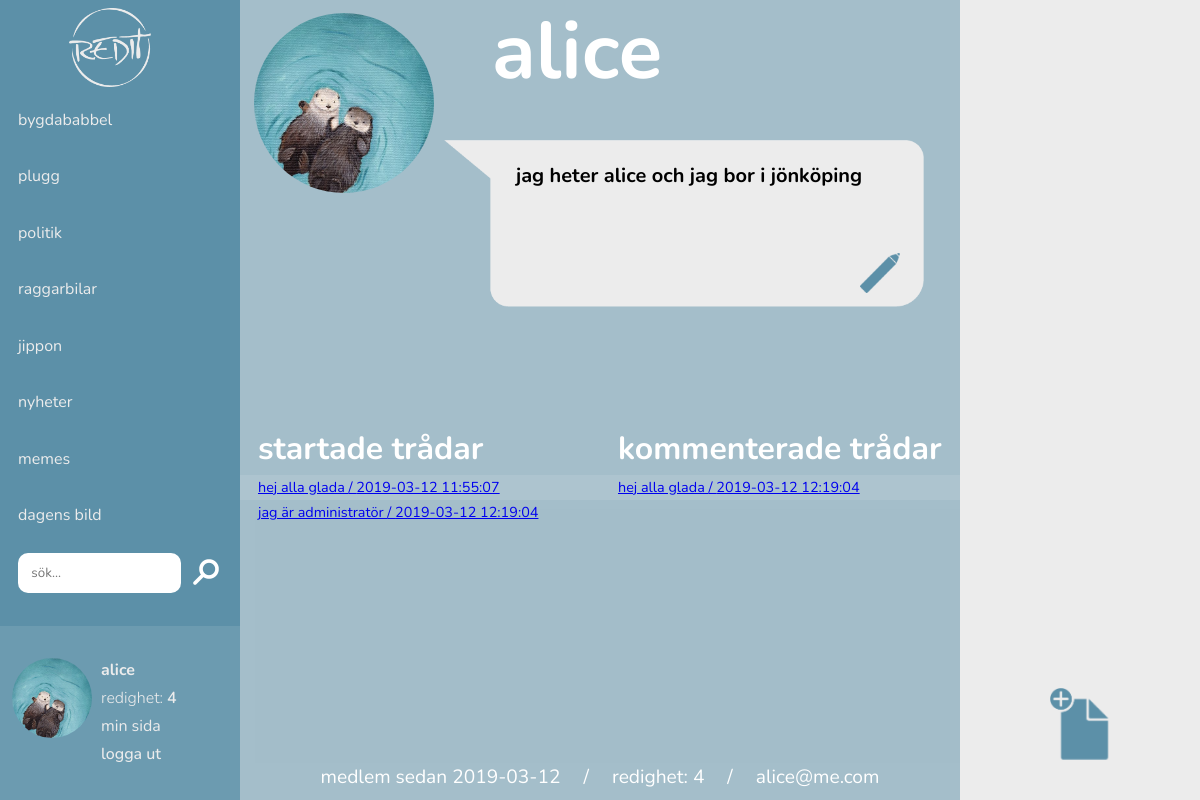
Screenshot of /userpage/userpage.php?error=notext (signed in) with the database file from the repository.
### tables this page shows
CREATE TABLE `categories` (
  `cat_id` int(11) unsigned NOT NULL AUTO_INCREMENT,
  `category` varchar(50) DEFAULT '',
  PRIMARY KEY (`cat_id`)
);

CREATE TABLE `users` (
  `user_id` int(11) unsigned NOT NULL AUTO_INCREMENT,
  `username` varchar(20) NOT NULL DEFAULT '',
  `password` varchar(256) NOT NULL DEFAULT '',
  `email` varchar(30) NOT NULL DEFAULT '',
  `avatar` varchar(256) DEFAULT NULL,
  `bio` varchar(1000) DEFAULT '',
  `admin` tinyint(1) NOT NULL DEFAULT '0',
  `moderator` tinyint(1) NOT NULL DEFAULT '0',
  `post_permission` tinyint(11) NOT NULL DEFAULT '1',
  `member_since` date DEFAULT NULL,
  PRIMARY KEY (`user_id`)
);

CREATE TABLE `posts` (
  `post_id` int(11) unsigned NOT NULL AUTO_INCREMENT,
  `post_title` varchar(50) NOT NULL,
  `post_content` text,
  `post_img` varchar(256) DEFAULT '',
  `post_category` varchar(20) NOT NULL,
  `post_creator` varchar(50) NOT NULL,
  `post_date` timestamp NULL DEFAULT NULL,
  `post_views` int(11) DEFAULT NULL,
  `post_replies` int(11) DEFAULT NULL,
  `post_likes` int(11) DEFAULT '0',
  PRIMARY KEY (`post_id`)
);

### userpage/userpage.php (the view, shortened to what this page needs)
<?php
require "../init/config.php";
require "../init/header.php";
require '../init/sidebar.php';
 ?>
 <div id='userpage_maincontent'>
   <span id='userpage_top'>
     <?php
     $user = $_SESSION['username'];
     $sql = "SELECT avatar FROM users WHERE username='$user'";
     $result = mysqli_query($conn, $sql);
     if ($result) {
       $data = $result->fetch_assoc();
       if ($data['avatar'] !== NULL) {
         echo "<span id='userpage_avatar' style='background-image:url(../uploads/upload_avatar/" . $data['avatar'] . ");'></span>";
       } else {
         echo "<span id='userpage_avatar' style='background-image:url(../img/sample-avatar.png);'></span>";
       }
     }
      ?>
     <span id='userpage_info'>
  <?php
  echo "<span id='userpage_username'>" . $_SESSION['username'] . "</span>";
  ?>
     </span>
     <span id='userpage_tagline'>
       <span id='tagline_container'>
      <?php
         $user = $_SESSION['username'];
         $sql = "SELECT bio FROM users WHERE username='$user'";
         $result = mysqli_query($conn, $sql);
         if ($result) {
           $data = $result->fetch_assoc();
           if ($data['bio'] !== NULL) {
             echo $data['bio'];
           }
         } else {
           echo "skriv något om dig själv";
         }
      ?>
       </span>
       <button class="tagline_symbols" id="tagline_write" onclick="showWriteForm();"></button>
     </span>
   </span>
  <div id='userpage_box_container'>
    <span class="userpage_box" id='box1'>
      <h2 class="userpage_box_title">startade trådar</h2>
      <?php
      $user = $_SESSION['username'];
      $sql = "SELECT * FROM posts WHERE post_creator='$user'";
      $result = mysqli_query($conn, $sql);
      if (mysqli_num_rows($result) > 0) {
        while ($rows = mysqli_fetch_assoc($result)) {
          $title = $rows['post_title'];
          $date = $rows['post_date'];
          $pid = $rows['post_id'];
          echo "<p class='list_of_posts'>
            <a href='../posts/show-post.php?pid=$pid' class='userpage_postlink'>$title / $date</a>
          </p>";
        }
      }
       ?>
    </span>
    <span class="userpage_box" id='box2'>
      <h2 class="userpage_box_title">kommenterade trådar</h2>
        <?php
        $user = $_SESSION['username'];
        $sql = "SELECT * FROM replies WHERE reply_creator='$user'";
        $result = mysqli_query($conn, $sql);
        if (mysqli_num_rows($result) > 0) {
          while ($rows = mysqli_fetch_assoc($result)) {
            $id = $rows['post_id'];
              $query2 = "SELECT * FROM posts WHERE post_id='$id'";
              $result2 = mysqli_query($conn, $query2);
                if (mysqli_num_rows($result2) > 0) {
                  while ($rows2 = mysqli_fetch_assoc($result2)) {
                    $title = $rows2['post_title'];
                    $pid = $rows2['post_id'];
                    echo "<p class='list_of_posts'>
                        <a href='../posts/show-post.php?pid=$pid' class='userpage_postlink'>$title / $date</a>
                      </p>";
                  }
                }
              }
            }
         ?>
    </span>
    <div class="userpage_bottom">
      <span class="member_since">
        medlem sedan
        <?php
          $user = $_SESSION['username'];
          $sql = "SELECT member_since FROM users WHERE username='$user'";
          $result = mysqli_query($conn, $sql);
          if ($result) {
            $data = $result->fetch_assoc();
            echo $data['member_since'];
          }
          ?>
      </span>
       /
      <span class="redighet">
        redighet:
        <?php
        $user = $_SESSION['username'];
        $sql = "SELECT post_likes FROM posts WHERE post_creator='$user'";
        $result = mysqli_query($conn, $sql);
        if (mysqli_num_rows($result) > 0) {
          $likes = 0;
          while ($rows = mysqli_fetch_assoc($result)) {
            $like = $rows['post_likes'];
            $likes += $like;
          }
          echo $likes;
        }
         ?>
      </span>
      /
      <span class="email_show">
        <?php
            $user = $_SESSION['username'];
            $sql = "SELECT email FROM users WHERE username='$user'";
            $result = mysqli_query($conn, $sql);
            if ($result) {
              $data = $result->fetch_assoc();
              echo $data['email'];
            }
          ?>
      </span>
    </div>
  </div>
 </div>
 <a href="../posts/write-posts.php">
   <div id='newpost'>
   </div>
 </a>

### init/header.php (shortened to what this page needs)
<!DOCTYPE html>
<html lang="en">
<head>
  <link rel="stylesheet" href="../styles/posts.css" type="text/css">
  <link rel="stylesheet" href="../styles/main.css" type="text/css">
  <link rel="stylesheet" href="../styles/start.css" type="text/css">
  <link rel="stylesheet" href="../styles/userpage.css" type="text/css">
</head>

### init/sidebar.php (shortened to what this page needs)
<?php require 'config.php'; ?>
<div id="sidebar">
  <a href="../home/index.php"><img src="../img/logo_text_gr.png" /></a>
  <span id='sidebar_stuff'>
    <?php
      $sql = "SELECT * FROM categories";
      $result = mysqli_query($conn, $sql);
      if($result) {
        while ($rows = mysqli_fetch_assoc($result)) {
          $category = $rows['category'];
          $printCat = '';
          $printCat .= "<a href='../home/index.php?category=$category' class='category regular";
          $printCat .= "'>$category</a>";
          echo $printCat;
        }
      }
    ?>
  <div id="search_function">
    <form method="post" action="../search/search-parse.php">
      <input type="text" name="search" id="search_field" placeholder="sök..."/>
      <label for="submit_search">
        <img src="../img/search.png" id="search_symbol"/>
      </label>
    </form>
  </div>
  </span>
  <div id='char-indicator'>
    <?php
      $user = $_SESSION['username'];
      $sql = "SELECT avatar FROM users WHERE username='$user'";
      $result = mysqli_query($conn, $sql);
      if ($result) {
        $data = $result->fetch_assoc();
        if ($data['avatar'] !== NULL) {
          echo "<span id='avatar' style='background-image:url(../uploads/upload_avatar/" . $data['avatar'] . ");'></span>";
        } else {
          echo "<span id='avatar' style='background-image:url(../img/sample-avatar.png);'></span>";
        }
      }
    ?>
    <div id='char-info'>
      <span id='username' class='bold'> <?php echo $_SESSION['username']; ?> </span> <br />
      <span id='redighet' class='light'>redighet: <span id='redighet' class='semi-bold'>
        <?php
          $user = $_SESSION['username'];
          $sql = "SELECT post_likes FROM posts WHERE post_creator='$user'";
          $result = mysqli_query($conn, $sql);
          if (mysqli_num_rows($result) > 0) {
            $likes = 0;
            while ($rows = mysqli_fetch_assoc($result)) {
              $like = $rows['post_likes'];
              $likes += $like;
            }
            echo $likes;
          }
         ?>
      </span></span><br />
  <form method="post" action="../userpage/userpage.php?user=<?php echo $_SESSION['username']; ?>" name="userpage_access">
    <input type="submit" value="min sida" />
  </form>
      <a href="../landingpage/logout.php" class='links'>logga ut</a>
    </div>
  </div>
</div>

### styles/posts.css (style rules this page uses)
* { font-family: 'Nunito', sans-serif; }

### styles/main.css (style rules this page uses)
* { font-family: 'Nunito', sans-serif; box-sizing: border-box; }
.light { font-weight: 300; }
.regular { font-weight: 400; }
.semi-bold { font-weight: 600; }
.bold { font-weight: 700; }
a.links { font-weight: 500; text-decoration: none; color: #000; }
#sidebar { width: 20vw; height: 100vh; background-color: rgb(92,144,168); margin: 0; color: #fff; position: fixed; top: 0; left: 0; padding: 1vh 1.5vw; }
#sidebar img { width: 40%; margin-left: 25%; }
#sidebar_stuff { margin-top: 2vh; height: 60vh; display: flex; flex-direction: column; justify-content: space-between; }
#sidebar a.category { color: #ececec; text-decoration: none; display: block; width: 120%; font-size: 1em; margin-left: -2.5vh; padding-left: 2.5vh; }
#search_function { width: 100%; height: 3em; display: inline; margin-top: -0.5em; margin-bottom: -0.75em; }
#search_field { width: 80%; margin: 0; height: 3em; border-radius: 10px; border: none; padding: 0.5em 1em; }
img#search_symbol { height: 1.6em; width: 1.6em; margin: 0; margin-bottom: -0.5em; margin-left: 0.5em; }
#sidebar #char-indicator { position: fixed; bottom: 0; left: 0; width: 20vw; background-color: rgba(255,255,255,0.1); padding: 4vh 1vw 4vh 1vw; color: #ececec; }
#sidebar #char-indicator span#avatar { width: 10vh; height: 10vh; border-radius: 50%; float: left; background-repeat: no-repeat; background-size: cover; }
#sidebar #char-indicator #char-info { float: left; padding-left: 0.75vw; margin-top: -0.2vh; font-size: 1em; line-height: 1.75em; }
#sidebar #char-indicator #char-info a { color: #ececec; text-decoration: none; }
#sidebar #char-indicator input { background-color: rgba(255, 0, 0, 0); border: none; font-size: 1em; line-height: 1.75em; padding: 0; color: #ececec; }
#newpost { width: 6vw; height: 6vw; background-image: url(../img/new_post_blue.png); background-size: contain; background-repeat: no-repeat; position: fixed; bottom: 5vh; right: 6.5vw; padding: 4.4vh 2.15vh; }

### styles/start.css (style rules this page uses)
* { font-family: 'Nunito', sans-serif; box-sizing: border-box; }
.light { font-weight: 300; }
.regular { font-weight: 400; }
.semi-bold { font-weight: 600; }
.bold { font-weight: 700; }

### styles/userpage.css (style rules this page uses)
#userpage_maincontent { background-color: rgba(92,144,168,0.5); position: fixed; top: 0; left: 0; width: 60vw; height: 100vh; margin-left: 20vw; overflow: hidden; }
#userpage_top { display: inline-block; width: 100%; height: 40vh; margin: 0; position: relative; }
#userpage_avatar { width: 15vw; height: 15vw; display: inline-block; background-repeat: no-repeat; background-size: cover; position: absolute; left: 2%; top: 4%; background-color: rgba(0, 0, 0, 0); border: none; border-radius: 50%; }
#userpage_info { position: absolute; top: 10%; right: 0; display: inline-block; font-size: 5em; line-height: 40px; font-weight: 700; color: #fff; width: 39vw; }
#userpage_tagline { width: 40vw; height: 15vw; display: inline-block; background-image: url(../img/tagline_container.png); background-repeat: no-repeat; background-size: contain; padding: 3% 3% 3% 10%; box-sizing: border-box; position: absolute; bottom: 0; right: 5%; }
.tagline_symbols { background-repeat: no-repeat; background-size: contain; display: inline-block; width: 40px; height: 40px; position: absolute; background-color: rgba(0,0,0,0); border: none; }
#tagline_write { background-image: url(../img/pen.png); bottom: 15%; right: 5%; }
#tagline_container, #change_tagline textarea { font-size: 20px; font-weight: 700; width: 100%; background: none; border: none; }
#tagline_container { display: inline-block; }
#userpage_box_container { height: 60vh; width: 100%; color: #fff; display: flex; align-items: stretch; align-content: center; flex-wrap: wrap; position: absolute; left: 0; bottom: 0; }
#userpage_box_container span { height: 40vh; width: 50%; margin: 0; padding: 0 2.5%; overflow: scroll; }
.userpage_box_title { font-size: 2em; margin-bottom: 5px; }
.list_of_posts { font-size: 0.9em; line-height: 1.8em; width: 120%; margin: 0 -5.5%; padding-left: 5.5%; }
.list_of_posts:nth-child(even) { background-color: rgba(255, 255, 255, 0.1); }
div.userpage_bottom { text-align: center; font-size: 1.2em; width: 100%; position: absolute; bottom: 2%; }

### rows the page displays
categories: category "bygdababbel"
categories: category "plugg"
categories: category "politik"
categories: category "raggarbilar"
categories: category "jippon"
categories: category "nyheter"
categories: category "memes"
categories: category "dagens bild"
users: avatar (picture), bio "jag heter alice och jag bor i jönköping", member_since "2019-03-12", email "alice@me.com"
posts: post_title "hej alla glada", post_date "2019-03-12 11:55:07"
posts: post_title "jag är administratör", post_date "2019-03-12 12:19:04"

### other values shown
$_SESSION['username'] "alice"
$likes "4"
